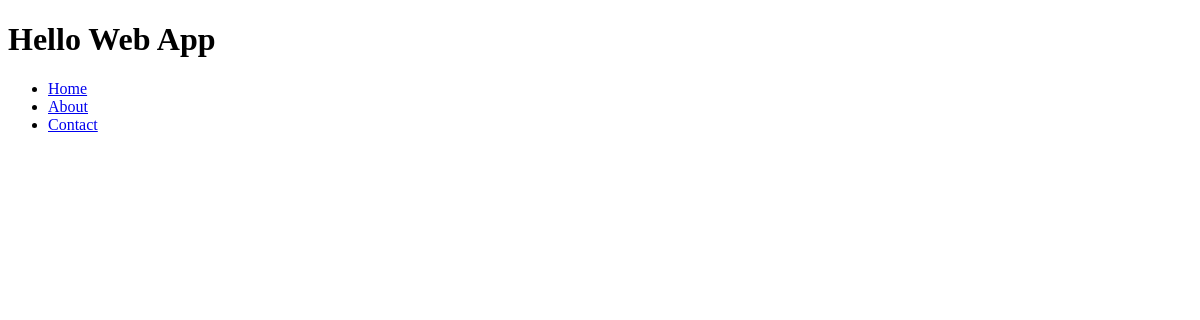
The app's page /, older data.
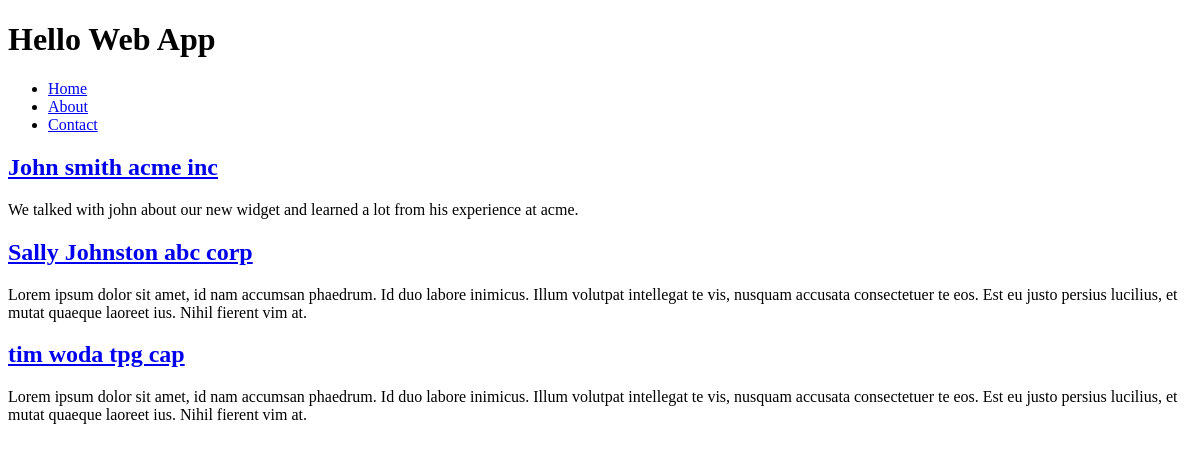
The same page, newer data.
### collection/models.py (models this page shows)
class Interview(models.Model):
	name = models.CharField(max_length=255)
	description = models.TextField()
	slug = models.SlugField(unique=True)

### collection/views.py (the view)
# urls.py: url(r'^$', 'collection.views.index', name='home'),
def index(request):
    interviews = Interview.objects.all()
    return render_to_response('index.html', {
        'interviews': interviews,
    }, context_instance=RequestContext(request))

### collection/templates/index.html (shortened to what this page needs)
{% extends 'layouts/base.html' %}
{% block content %}
{% for interview in interviews %}
	<h2>
	<a href="{% url 'interview_detail' slug=interview.slug %}">
		{{ interview.name }}
	</a>
	</h2>
	<p>{{ interview.description }}</p>
{% endfor %}
{% endblock %}

### collection/templates/layouts/base.html (shortened to what this page needs)
{% load staticfiles %}
<!doctype html>
<html>
<head>
	<link rel="stylesheet" href="{% static 'css/style.css' %}" />
</head>
<body>
	<header>
		<h1>Hello Web App</h1>
		<nav>
			<ul>
				<li><a href="{% url 'home' %}">Home</a></li>
				<li><a href="{% url 'about' %}">About</a></li>
				<li><a href="{% url 'contact' %}">Contact</a></li>
			</ul>
		</nav>
	</header>
	{% block content %}{% endblock %}
</body> </html>

### collection/static/css/style.css (style rules this page uses)
body { background-color: white; }

Row changes from the older to the newer data that the page shows:
added Interview: name "John smith acme inc", description "We talked with john about our new widget and learned a lot from his experience at acme."
added Interview: name "Sally Johnston abc corp", description "Lorem ipsum dolor sit amet, id nam accumsan phaedrum. Id duo labore inimicus. Illum volutpat intellegat te vis, nusquam accusata consectetuer te eos. Est eu justo persius lucilius, et mutat quaeque laoreet ius. Nihil fierent vim at."
added Interview: name "tim woda tpg cap", description "Lorem ipsum dolor sit amet, id nam accumsan phaedrum. Id duo labore inimicus. Illum volutpat intellegat te vis, nusquam accusata consectetuer te eos. Est eu justo persius lucilius, et mutat quaeque laoreet ius. Nihil fierent vim at."
